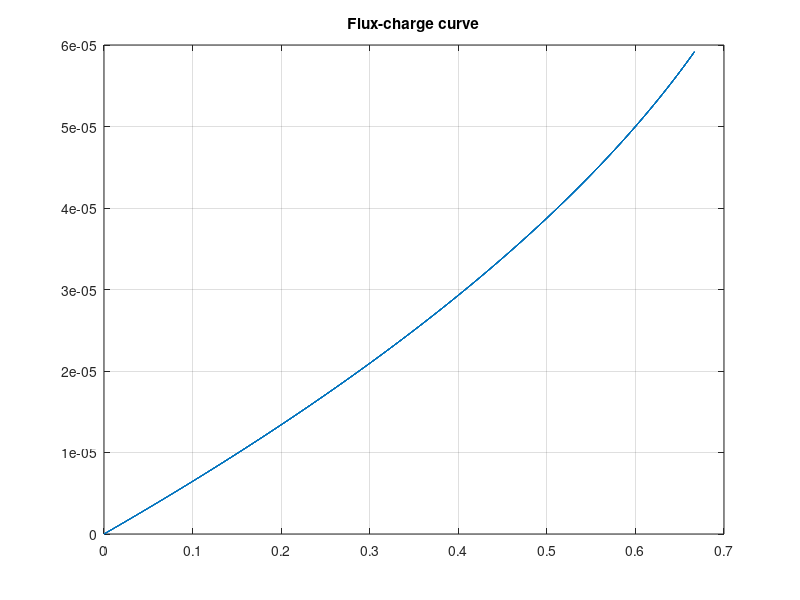
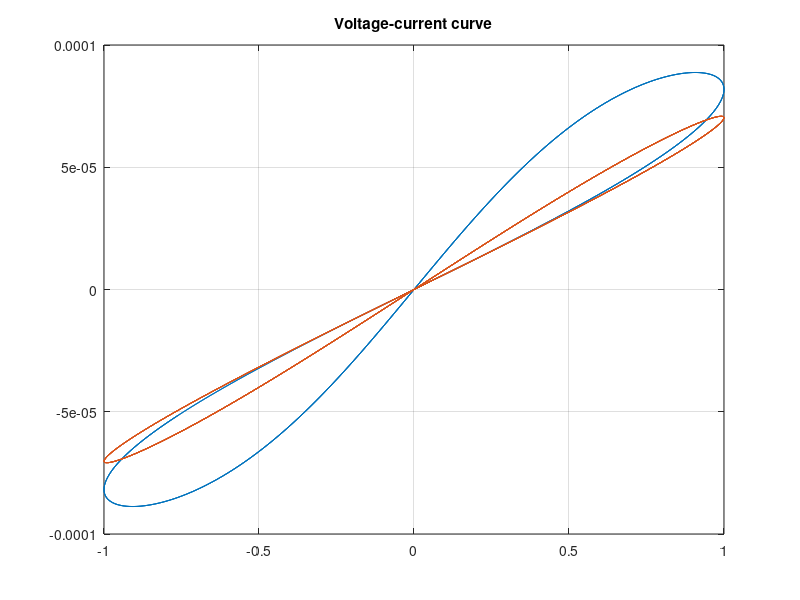
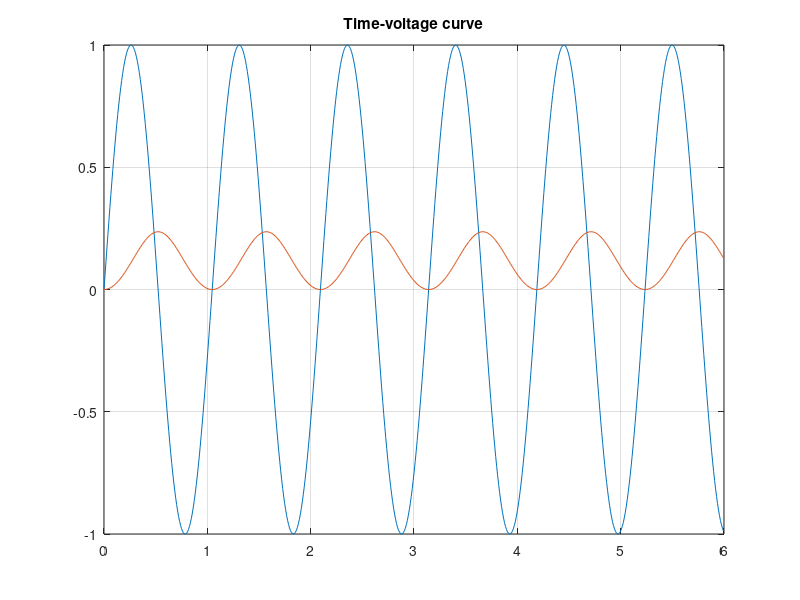
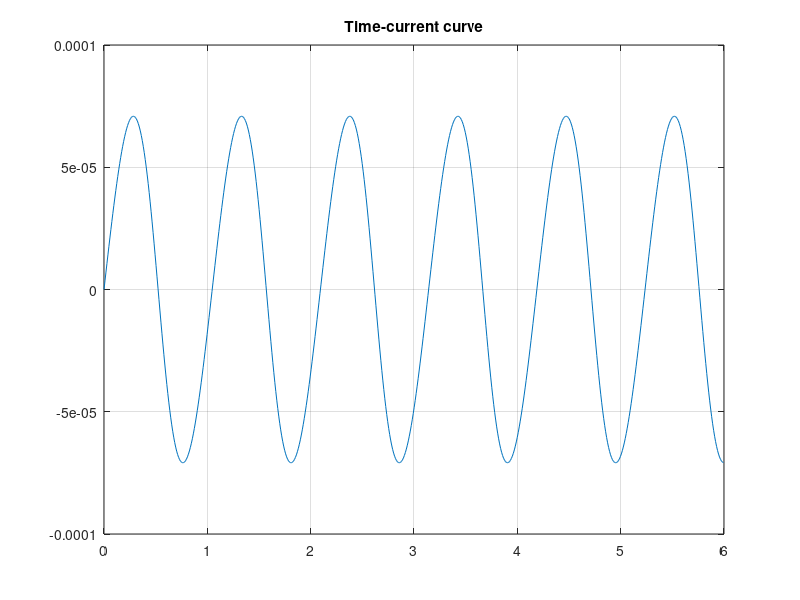

Write the MATLAB code that produced these figures, in order.
clear all;
% MATLAB code for simulating a memristor 
v0=1; % amplitude of the input wave 
omega=3; % frequency (rad/s) 
MD=1e-14;%drift velocity 
ROFF=16e+3; % resistance of undoped region 
RON=100;% resistance of the doped region 
r=ROFF/RON; 
D = 10e-9; % Width of Memristor 
w0 = 1e-9; % Width of doped region  
M0=(RON*(w0/D))+(ROFF*(1-(w0/D))); 
q0=(D^2)/(MD*RON); 
deltaR=ROFF-RON; 

t_ini=0; passo=0.0095; t_fim=6;
delta_t = t_fim - t_ini;
t = t_ini:passo:t_fim; 
vt=v0*sin(omega*t);%input voltage 
flux=v0.*(1-cos(omega*t))./omega;%flux 

n_fim = ceil(delta_t/passo);
for n=1:n_fim
i(n)=(vt(n))/(ROFF*sqrt(1-((2*MD*flux(n))/(r*(D^2))))); %Current 
charge(n)=(q0*(1-sqrt(1-((2*flux(n))/(q0*ROFF)))));%charge 
width(n)= 1-sqrt(1-((2*MD*flux(n))/(r*(D^2))));%internal state of memristor 
Mt = M0 - (deltaR)*(charge(n))/q0;
end 

figure(1) 
plot(flux,charge);%Plot of charge versus flux 
title('Flux-charge curve');
grid on;

figure(2) 
plot (vt,i);%plot of current versus voltage  
title('Voltage-current curve');
grid on;

hold on;
omega = 6;
vt=v0*sin(omega*t);%input voltage 
flux=v0*(1-cos(omega*t))/omega;%flux 
for n=1:n_fim
i(n)=(vt(n))/(ROFF*sqrt(1-((2*MD*flux(n))/(r*(D^2))))); %Current 
charge(n)=(q0*(1-sqrt(1-((2*flux(n))/(q0*ROFF)))));%charge 
width(n)= 1-sqrt(1-((2*MD*flux(n))/(r*(D^2))));%internal state of memristor 
end 
plot(vt, i);

figure(3)
plot(t, vt);
title('Time-voltage curve');
grid on;
hold on;
plot(t,width);

figure(4)
plot(t, i);
title('Time-current curve');
grid on;
